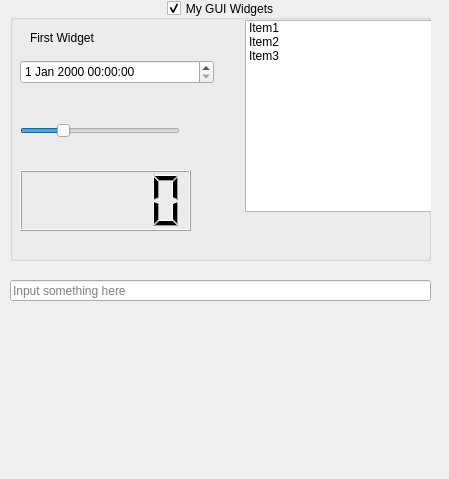
<?xml version="1.0" encoding="UTF-8"?>
<ui version="4.0">
 <class>DlgMain</class>
 <widget class="QDialog" name="DlgMain">
  <property name="geometry">
   <rect>
    <x>0</x>
    <y>0</y>
    <width>449</width>
    <height>479</height>
   </rect>
  </property>
  <property name="font">
   <font>
    <weight>50</weight>
    <bold>false</bold>
   </font>
  </property>
  <property name="cursor">
   <cursorShape>ArrowCursor</cursorShape>
  </property>
  <property name="windowTitle">
   <string>My GUI</string>
  </property>
  <widget class="QGroupBox" name="grbDialog">
   <property name="geometry">
    <rect>
     <x>10</x>
     <y>0</y>
     <width>421</width>
     <height>261</height>
    </rect>
   </property>
   <property name="title">
    <string>My GUI Widgets</string>
   </property>
   <property name="alignment">
    <set>Qt::AlignCenter</set>
   </property>
   <property name="checkable">
    <bool>true</bool>
   </property>
   <property name="checked">
    <bool>true</bool>
   </property>
   <widget class="QLabel" name="lbl1">
    <property name="geometry">
     <rect>
      <x>20</x>
      <y>30</y>
      <width>81</width>
      <height>16</height>
     </rect>
    </property>
    <property name="text">
     <string>First Widget</string>
    </property>
   </widget>
   <widget class="QDateTimeEdit" name="dateTimeEdit">
    <property name="geometry">
     <rect>
      <x>10</x>
      <y>60</y>
      <width>194</width>
      <height>24</height>
     </rect>
    </property>
   </widget>
   <widget class="QSlider" name="horizontalSlider">
    <property name="geometry">
     <rect>
      <x>10</x>
      <y>120</y>
      <width>160</width>
      <height>22</height>
     </rect>
    </property>
    <property name="maximum">
     <number>199</number>
    </property>
    <property name="sliderPosition">
     <number>50</number>
    </property>
    <property name="orientation">
     <enum>Qt::Horizontal</enum>
    </property>
   </widget>
   <widget class="QListWidget" name="listWidget">
    <property name="geometry">
     <rect>
      <x>235</x>
      <y>20</y>
      <width>221</width>
      <height>192</height>
     </rect>
    </property>
    <item>
     <property name="text">
      <string>Item1</string>
     </property>
    </item>
    <item>
     <property name="text">
      <string>Item2</string>
     </property>
    </item>
    <item>
     <property name="text">
      <string>Item3</string>
     </property>
    </item>
   </widget>
   <widget class="QLCDNumber" name="lcdNumber">
    <property name="geometry">
     <rect>
      <x>10</x>
      <y>170</y>
      <width>171</width>
      <height>61</height>
     </rect>
    </property>
   </widget>
  </widget>
  <widget class="QLineEdit" name="lineEdit">
   <property name="geometry">
    <rect>
     <x>10</x>
     <y>280</y>
     <width>421</width>
     <height>21</height>
    </rect>
   </property>
   <property name="placeholderText">
    <string>Input something here</string>
   </property>
  </widget>
  <widget class="QLabel" name="label">
   <property name="geometry">
    <rect>
     <x>10</x>
     <y>310</y>
     <width>411</width>
     <height>31</height>
    </rect>
   </property>
   <property name="font">
    <font>
     <pointsize>24</pointsize>
    </font>
   </property>
   <property name="text">
    <string/>
   </property>
   <property name="alignment">
    <set>Qt::AlignCenter</set>
   </property>
  </widget>
 </widget>
 <tabstops>
  <tabstop>horizontalSlider</tabstop>
  <tabstop>grbDialog</tabstop>
  <tabstop>dateTimeEdit</tabstop>
  <tabstop>listWidget</tabstop>
 </tabstops>
 <resources/>
 <connections>
  <connection>
   <sender>horizontalSlider</sender>
   <signal>valueChanged(int)</signal>
   <receiver>lcdNumber</receiver>
   <slot>display(int)</slot>
   <hints>
    <hint type="sourcelabel">
     <x>99</x>
     <y>130</y>
    </hint>
    <hint type="destinationlabel">
     <x>105</x>
     <y>200</y>
    </hint>
   </hints>
  </connection>
  <connection>
   <sender>lineEdit</sender>
   <signal>textChanged(QString)</signal>
   <receiver>label</receiver>
   <slot>setText(QString)</slot>
   <hints>
    <hint type="sourcelabel">
     <x>224</x>
     <y>299</y>
    </hint>
    <hint type="destinationlabel">
     <x>224</x>
     <y>316</y>
    </hint>
   </hints>
  </connection>
 </connections>
</ui>
